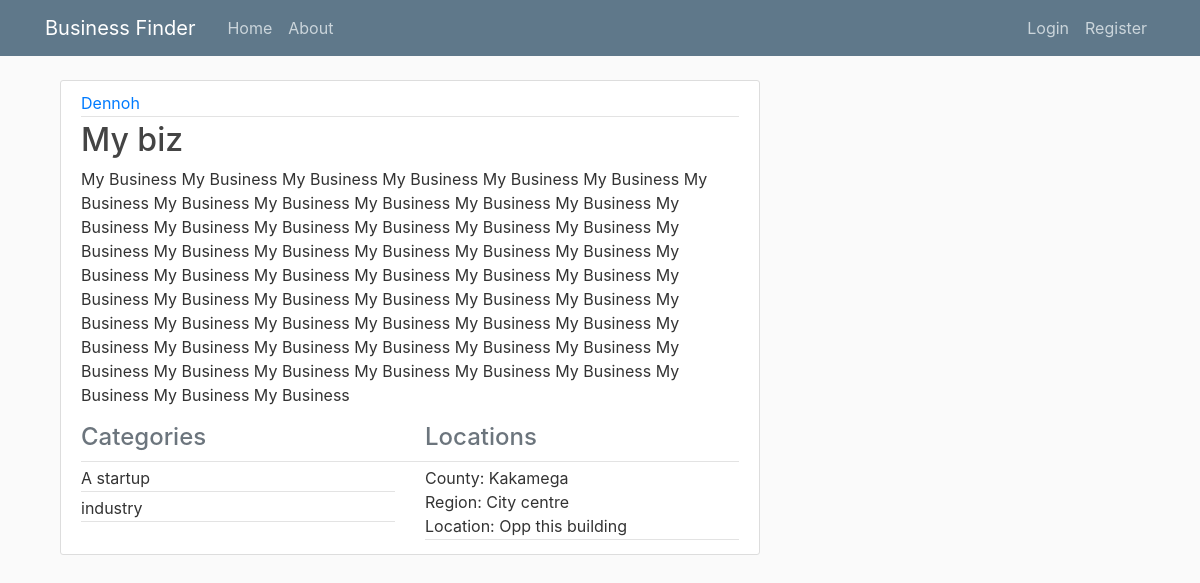
/business/1, run on the app's committed database.
### app/model.py (models this page shows, shortened)
class User(db.Model, UserMixin):
    id = db.Column(db.Integer, primary_key=True)
    username = db.Column(db.String(20), unique=True, nullable=False)
    email = db.Column(db.String(120), unique=True, nullable=False)
    image_file = db.Column(db.String(20), default='default.png', nullable=False)
    password = db.Column(db.String(64), nullable=False)
    businesses = db.relationship('Business', backref='owner', lazy=True)

class Business(db.Model):
    id = db.Column(db.Integer, primary_key=True)
    name = db.Column(db.String(100), nullable=False)
    description = db.Column(db.String(500), nullable=False)
    date_added = db.Column(db.DateTime, nullable=False, default=datetime.utcnow)
    user_id = db.Column(db.Integer, db.ForeignKey('user.id'), nullable=False)
    categories = db.relationship('Category', backref='business', lazy=True)
    locations = db.relationship('Location', backref='business', lazy=True)
    reviews = db.relationship('Review', backref='business', lazy=True)

class Category(db.Model):
    id = db.Column(db.Integer, primary_key=True)
    business_id = db.Column(db.Integer, db.ForeignKey('business.id'), nullable=False)
    category = db.Column(db.String(20), nullable=False)

class Location(db.Model):
    id = db.Column(db.Integer, primary_key=True)
    business_id = db.Column(db.Integer, db.ForeignKey('business.id'), nullable=False)
    county = db.Column(db.String(50), nullable=False)
    region = db.Column(db.String(50), nullable=False)
    location = db.Column(db.String(200), nullable=False)

### app/views.py (the view)
@app.route('/business/<int:biz_id>', methods=['POST', 'GET'])
def business(biz_id):
    data = Business.query.get_or_404(biz_id)
    category = Category.query.filter_by(business_id=biz_id).all()
    location = Location.query.filter_by(business_id=biz_id).all()
    app = {
        "title": "Business Profile"
    }
    return render_template('business_info.html', app=app, post=data, categories=category, locations=location)

### app/templates/business_info.html (shortened to what this page needs)
{% extends "layout.html" %}
{% block content %}
    <div class="container-fluid">
        <div class="row">
            <div class="col-sm-12">
                    <article class="media content-section">
                        <div class="media-body">
                            <div class="article-metadata">
                                <a class="mr-2" href="#">{{ post.owner.username }}</a>
                            </div>
                            <h2><a class="article-title" href="#">{{ post.name }}</a></h2>
                            <p class="article-content">{{ post.description }}</p>
                            <div class="article-metadata">
                                <div class=row>
                                    <div class="col-sm-6">
                                        <h4 class="text-muted">Categories</h4>
                                    </div>
                                    <div class="col-sm-6">
                                        <h4 class="text-muted">Locations</h4>
                                    </div>
                                </div>
                            </div>
                            <div class="row">
                                <div class="col-sm-6">
                                    {% for category in categories %}
                                        {% if post.owner == current_user %}
                                            <p class="article-content article-metadata">{{ category.category }}
                                                <a class="m-1" href="{{ url_for('updateBusinessInfo',biz_id=post.id,category='category',cat_id=category.id) }}">Delete</a></p>
                                        {% else %}
                                            <p class="article-content article-metadata">{{ category.category }}</p>
                                        {% endif %}
                                    {% endfor %}
                                </div>
                                <div class="col-sm-6">
                                    {% for location in locations %}
                                        {% if post.owner == current_user %}
                                            <p class="article-content article-metadata">County: {{ location.county }}
                                                    Region: {{ location.region }}
                                                    Location: {{ location.location }}
                                                <a class="m-1" href="{{ url_for('updateBusinessInfo',biz_id=post.id,category='location',cat_id=location.id) }}">Delete</a></p>
                                        {% else %}
                                        <p class="article-content article-metadata">County: {{ location.county }}
                                                Region: {{ location.region }}
                                                Location: {{ location.location }}</p>
                                        {% endif %}
                                    {% endfor %}
                                </div>
                            </div>
                        </div>
                  </article>
                </div>
            </div>
        </div>
    </div>
{% endblock content %}

### app/static/default.css (style rules this page uses)
body { background: #fafafa; color: #333333; margin-top: 5rem; }
h1, h2, h3, h4, h5, h6 { color: #444444; }
.content-section { background: #ffffff; padding: 10px 20px; border: 1px solid #dddddd; border-radius: 3px; margin-bottom: 20px; }
.article-title { color: #444444; }
.article-content { white-space: pre-line; }
.article-metadata { padding-bottom: 1px; margin-bottom: 4px; border-bottom: 1px solid #e3e3e3 }

### data on the page
User: owner.username "Dennoh"
Business: name "My biz", description "My Business My Business My Business My Business My Business My Business My Business My Business My Business My Business My Business My Business My Business My Business My Business My Business My Business My Business My Business My Business My Business My Business My Business My Business My Business My Business My Business My Business My Business My Business My Business My Business My Business My Business My Business My Business My Business My Business My Business My Business My Business My Business My Business My Business My Business My Business My Business My Business My Business My Business My Business My Business My Business My Business My Business My Business My Business"
Category: category "A startup"
Category: category "industry"
Location: county "Kakamega", region "City centre", location "Opp this building"
